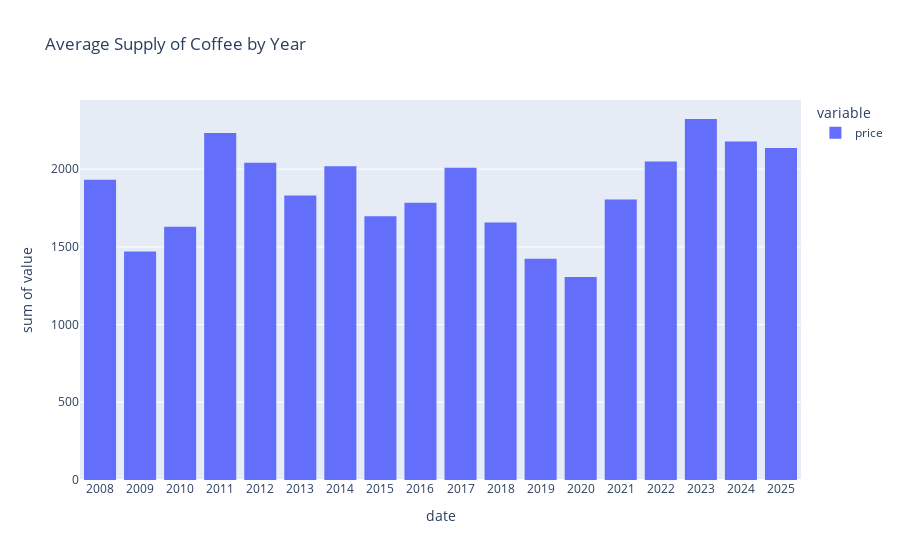

Source (notebook cell):
### Code cell
fig = px.histogram(df_month[df_month['coffee_type_id'] == 2], x = 'date', y = ['price'], title = 'Average Supply of Coffee by Year', barmode = 'group')
fig

### Figure 1 — Plotly figure (JSON) as saved in the notebook; plotly's stock layout.template omitted (floating-point values rounded to 4 significant figures)
{"data": [{"alignmentgroup": "True", "bingroup": "x", "histfunc": "sum", "hovertemplate": "variable=price<br>date=%{x}<br>sum of value=%{y}<extra></extra>", "legendgroup": "price", "marker": {"color": "#636efa", "pattern": {"shape": ""}}, "name": "price", "offsetgroup": "price", "orientation": "v", "showlegend": true, "type": "histogram", "x": ["2008", "2009", "2010", "2011", "2012", "2013", "2014", "2015", "2016", "2017", "2018", "2019", "2020", "2021", "2022", "2023", "2024", "2025"], "xaxis": "x", "y": [1932.0, 1470.0, 1630, 2234.0, 2042.0, 1831.0, 2019.0, 1696.0, 1784.0, 2009.0, 1657.0, 1424.0, 1307.0, 1804.0, 2050.0, 2323.0, 2177.0, 2137.0], "yaxis": "y"}], "layout": {"barmode": "group", "legend": {"title": {"text": "variable"}, "tracegroupgap": 0}, "title": {"text": "Average Supply of Coffee by Year"}, "xaxis": {"anchor": "y", "domain": [0, 1], "title": {"text": "date"}}, "yaxis": {"anchor": "x", "domain": [0, 1], "title": {"text": "sum of value"}}}}
